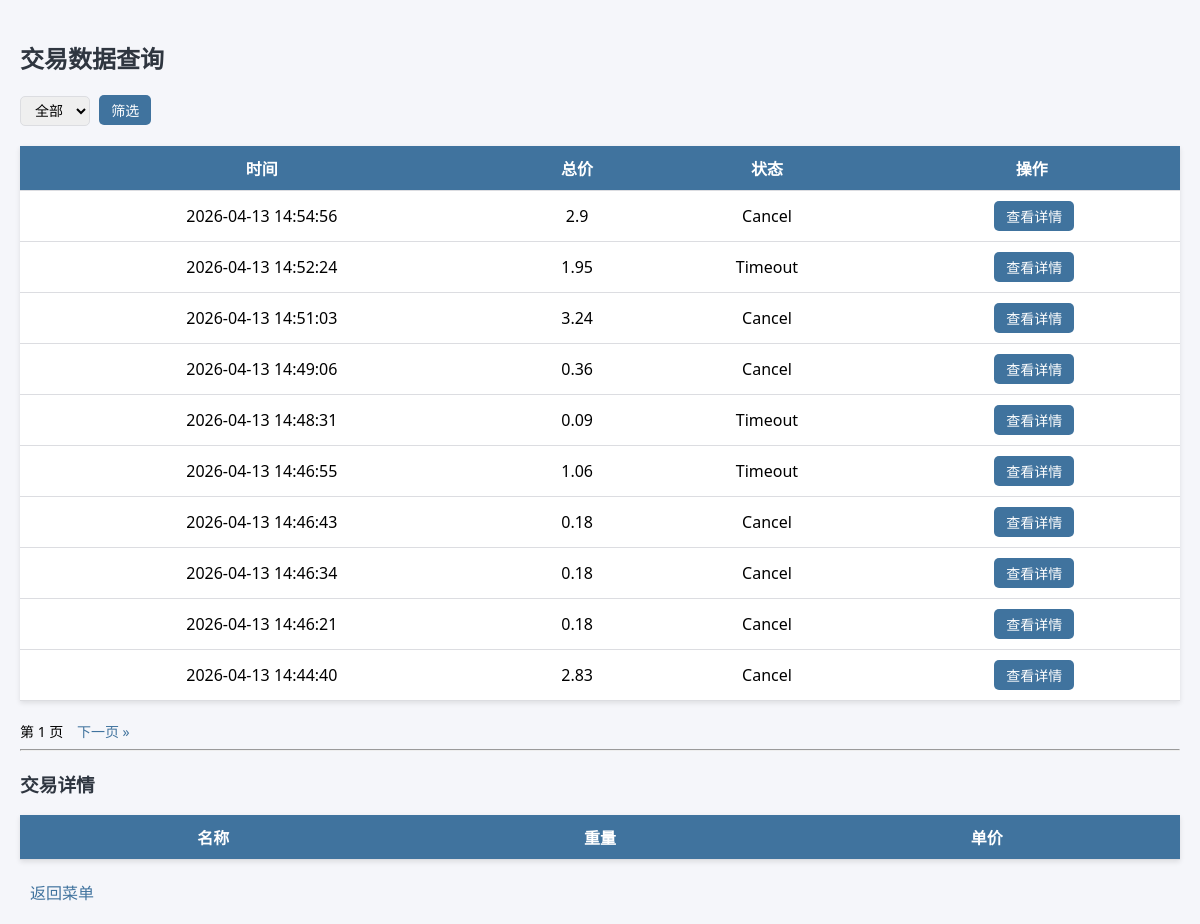
The app's page /admin/data (signed in) with its own data.
### tables this page shows
CREATE TABLE transaction_data (
    session INTEGER PRIMARY KEY,
    total REAL NOT NULL,
    time TEXT NOT NULL,
    Transaction_Status TEXT NOT NULL DEFAULT 'Timeout' 
);

### web/admin_routes.py (the view)
    @app.route('/admin/data')
    def data_query():
        if not session.get('admin_login'):
            return redirect('/login')
        page = int(request.args.get('page', 1))
        status = request.args.get('status', 'all')
        data, total = admin_service.get_transaction_list(page, status)
        return render_template(
            'admin_data.html',
            transactions=data,
            page=page,
            status=status,
            total=total,
            PAGE_SIZE=config.PAGE_SIZE
        )

### data/my_sql.py (called while the page is built, shortened)
def search_transaction_list(page=1, page_size=config.PAGE_SIZE, status='all'):
    offset = (page - 1) * page_size
    if status == 'all':
        sql = """
        SELECT session, total, time, Transaction_Status
        FROM transaction_data
        WHERE total > 0
        ORDER BY time DESC
        LIMIT ? OFFSET ?;
        """
        params = (page_size, offset)
    with sqlite3.connect(DB_PATH) as conn:
        cur = conn.execute(sql, params)
        return cur.fetchall()

def count_transaction(status='all'):
    if status == 'all':
        sql = "SELECT COUNT(*) FROM transaction_data WHERE total > 0;"
        params = ()
    else:
        sql = "SELECT COUNT(*) FROM transaction_data WHERE Transaction_Status = ? AND total > 0;"
        params = (status,)
    with sqlite3.connect(DB_PATH) as conn:
        cur = conn.execute(sql, params)
        return cur.fetchone()[0]

### web/admin_service.py (called while the page is built)
    def get_transaction_list(self, page, status):
        rows = search_transaction_list(page, config.PAGE_SIZE, status)
        total = count_transaction(status)
        data = []
        for row in rows:
            data.append({
                "session": row[0],
                "total": row[1],
                "time": row[2],
                "status": row[3]
            })
        return data, total

### templates/admin_data.html (shortened to what this page needs)
<!DOCTYPE html>
<html lang="zh">
<head>
</head>
<body>
<h2>交易数据查询</h2>
<form method="get" action="/admin/data">
    <select name="status">
        <option value="all" {% if status=='all' %}selected{% endif %}>全部</option>
    </select>
    <button type="submit">筛选</button>
</form>
<table>
    <tr>
        <th>时间</th>
        <th>总价</th>
        <th>状态</th>
        <th>操作</th>
    </tr>
    {% for t in transactions %}
    <tr>
        <td>{{ t.time }}</td>
        <td>{{ t.total }}</td>
        <td>{{ t.status }}</td>
        <td>
            <button onclick="loadDetail({{ t.session }})">查看详情</button>
        </td>
    </tr>
    {% endfor %}
</table>
<div id="pagination">
    第 {{ page }} 页
    {% if transactions|length == PAGE_SIZE %}
        <a href="/admin/data?page={{ page+1 }}&status={{ status }}">下一页 »</a>
    {% endif %}
</div>
<hr>
<h3>交易详情</h3>
<table>
    <tr>
        <th>名称</th>
        <th>重量</th>
        <th>单价</th>
    </tr>
</table>
<a href="/admin/menu">返回菜单</a>
</body>
</html>

### templates/admin_data.html (style rules this page uses)
body { font-family: "Segoe UI", Tahoma, Geneva, Verdana, sans-serif; background-color: #f5f6fa; margin: 0; padding: 20px; }
h2, h3 { color: #2f3640; }
form { margin-bottom: 20px; }
select { padding: 5px 10px; font-size: 14px; border-radius: 5px; border: 1px solid #dcdde1; }
button { padding: 5px 12px; margin-left: 5px; background-color: #40739e; color: #fff; border: none; border-radius: 5px; cursor: pointer; font-size: 14px; }
table { width: 100%; border-collapse: collapse; margin-bottom: 20px; background-color: #fff; box-shadow: 0 2px 5px rgba(0,0,0,0.1); }
th, td { padding: 10px; text-align: center; border-bottom: 1px solid #dcdde1; }
th { background-color: #40739e; color: white; }
a { text-decoration: none; color: #40739e; margin: 0 10px; }
#pagination { margin-top: 10px; font-size: 14px; }

### records on screen
transaction_data: time "2026-04-13 14:54:56", total "2.9", status "Cancel"
transaction_data: time "2026-04-13 14:52:24", total "1.95", status "Timeout"
transaction_data: time "2026-04-13 14:51:03", total "3.24", status "Cancel"
transaction_data: time "2026-04-13 14:49:06", total "0.36", status "Cancel"
transaction_data: time "2026-04-13 14:48:31", total "0.09", status "Timeout"
transaction_data: time "2026-04-13 14:46:55", total "1.06", status "Timeout"
transaction_data: time "2026-04-13 14:46:43", total "0.18", status "Cancel"
transaction_data: time "2026-04-13 14:46:34", total "0.18", status "Cancel"
transaction_data: time "2026-04-13 14:46:21", total "0.18", status "Cancel"
transaction_data: time "2026-04-13 14:44:40", total "2.83", status "Cancel"

### other values on screen
{{ page }} "1"
